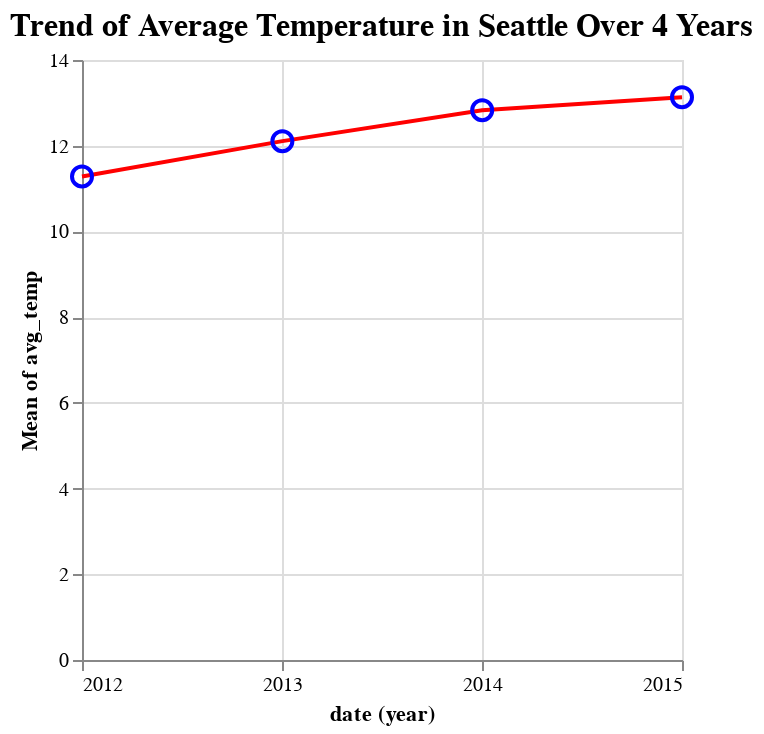

Here is the notebook cell this chart was saved with:
### Markdown cell above
##### Question 4 (10 points)

Create a compound figure with at least two types of marks. Show the trend of average temperature (the average of min and max temperature) in 4 years. Include necessary title and labels.

### Code cell
# Calculating the average temperature
weather['avg_temp'] = (weather['temp_max'] + weather['temp_min']) / 2

# Creating the visualization
line_chart = alt.Chart(weather).mark_line(color='red').encode(
    x='year(date):T',
    y='mean(avg_temp):Q',
    tooltip=['year(date)', 'mean(avg_temp)']
)

points = alt.Chart(weather).mark_point(color='blue').encode(
    x='year(date):T',
    y='mean(avg_temp):Q',
    size=alt.value(100),
    tooltip=['year(date)', 'mean(avg_temp)']
)

compound_chart = (line_chart + points).properties(
    title=alt.TitleParams('Trend of Average Temperature in Seattle Over 4 Years', fontSize=16)
)

compound_chart.display()

### Figure 1 — Vega-Lite specification as saved in the notebook (floating-point values rounded to 4 significant figures; data arrays with more than 128 entries replaced by an {"elided": "..."} marker saying what was removed)
{"config": {"view": {"continuousWidth": 300, "continuousHeight": 300}}, "layer": [{"mark": {"type": "line", "color": "red"}, "encoding": {"tooltip": [{"field": "date", "timeUnit": "year", "type": "temporal"}, {"aggregate": "mean", "field": "avg_temp", "type": "quantitative"}], "x": {"field": "date", "timeUnit": "year", "type": "temporal"}, "y": {"aggregate": "mean", "field": "avg_temp", "type": "quantitative"}}}, {"mark": {"type": "point", "color": "blue"}, "encoding": {"size": {"value": 100}, "tooltip": [{"field": "date", "timeUnit": "year", "type": "temporal"}, {"aggregate": "mean", "field": "avg_temp", "type": "quantitative"}], "x": {"field": "date", "timeUnit": "year", "type": "temporal"}, "y": {"aggregate": "mean", "field": "avg_temp", "type": "quantitative"}}}], "data": {"name": "data-c0947021dfecacaf49dcce660b51d75c"}, "title": {"text": "Trend of Average Temperature in Seattle Over 4 Years", "fontSize": 16}, "$schema": "https://vega.github.io/schema/vega-lite/v5.16.3.json", "datasets": {"data-c0947021dfecacaf49dcce660b51d75c": {"elided": "1461 records"}}}
